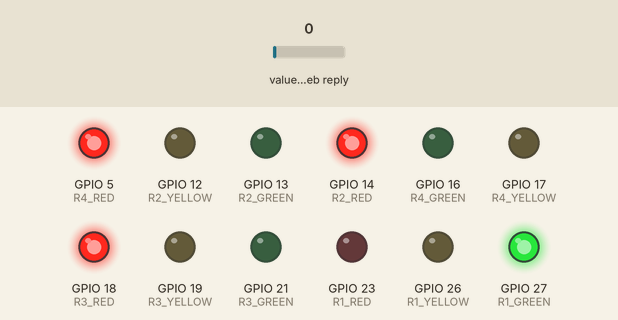
A sketch run on a simulated ESP32. Shown: output pins drawn as LEDs (lit = HIGH). Inputs (shaded band) come from the test bench; at power-on: value in the web reply 0. WiFi joins after 1.5 s; servers stay silent unless stated; web services answer with replies made up by the test bench; what the sketch prints to the serial monitor is not drawn.

Above: at 6.7 s.
At 19.7 s:
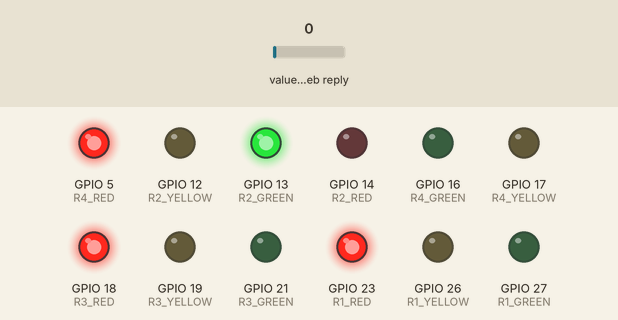
At 26.2 s:
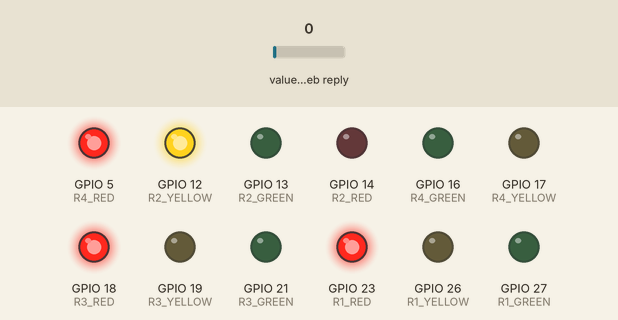
At 32.7 s:
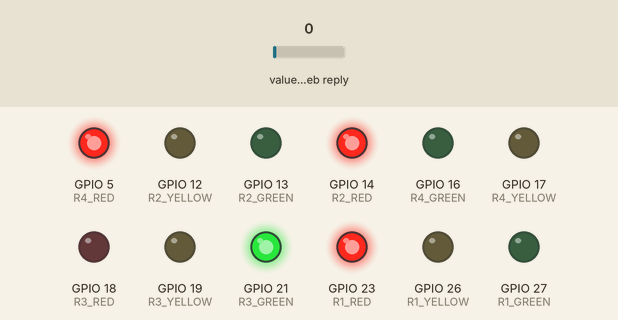
At 45.7 s:
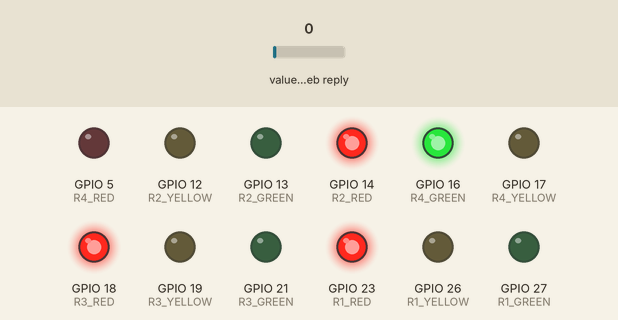
At 65.4 s:
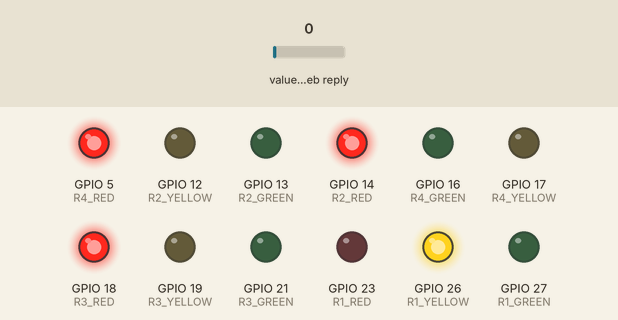
Timing chart, 0 to 69.4 s (numbered marks = the images above):
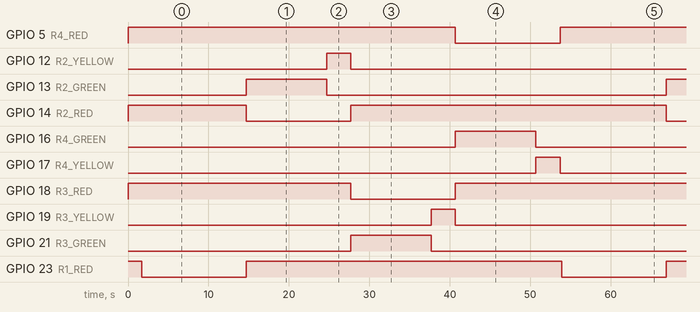

The sketch:

TRACKON_ESP32-code_.ino
```cpp
#include <WiFi.h>
#include <HTTPClient.h>

const char* ssid = "mazx";
const char* password = "mazx.1910";

String channelID = "3236956";
String readAPIKey = "NFJVRNYWOAV36256";

// ===== ROAD 1 =====
#define R1_RED     23
#define R1_YELLOW  26
#define R1_GREEN   27

// ===== ROAD 2 =====
#define R2_RED     14
#define R2_YELLOW  12
#define R2_GREEN   13

// ===== ROAD 3 =====
#define R3_RED     18
#define R3_YELLOW  19
#define R3_GREEN   21

// ===== ROAD 4 =====
#define R4_RED     5
#define R4_YELLOW  17
#define R4_GREEN   16

int vehicleCount = 0;
int greenTime = 10;

// ===== GREEN TIME LOGIC =====
int calculateGreenTime(int count) {
  if (count <= 5) return 10;
  else if (count <= 10) return 20;
  else if (count <= 20) return 30;
  else return 40;
}

// ===== ALL RED FUNCTION =====
void allRed() {
  digitalWrite(R1_RED, HIGH);
  digitalWrite(R2_RED, HIGH);
  digitalWrite(R3_RED, HIGH);
  digitalWrite(R4_RED, HIGH);

  digitalWrite(R1_YELLOW, LOW);
  digitalWrite(R2_YELLOW, LOW);
  digitalWrite(R3_YELLOW, LOW);
  digitalWrite(R4_YELLOW, LOW);

  digitalWrite(R1_GREEN, LOW);
  digitalWrite(R2_GREEN, LOW);
  digitalWrite(R3_GREEN, LOW);
  digitalWrite(R4_GREEN, LOW);
}

void setup() {
  Serial.begin(115200);

  pinMode(R1_RED, OUTPUT);
  pinMode(R1_YELLOW, OUTPUT);
  pinMode(R1_GREEN, OUTPUT);

  pinMode(R2_RED, OUTPUT);
  pinMode(R2_YELLOW, OUTPUT);
  pinMode(R2_GREEN, OUTPUT);

  pinMode(R3_RED, OUTPUT);
  pinMode(R3_YELLOW, OUTPUT);
  pinMode(R3_GREEN, OUTPUT);

  pinMode(R4_RED, OUTPUT);
  pinMode(R4_YELLOW, OUTPUT);
  pinMode(R4_GREEN, OUTPUT);

  allRed();

  WiFi.begin(ssid, password);
  Serial.print("Connecting WiFi");

  while (WiFi.status() != WL_CONNECTED) {
    delay(500);
    Serial.print(".");
  }
  Serial.println("\nWiFi Connected");
}

void loop() {

  // ===== READ VEHICLE COUNT =====
  if (WiFi.status() == WL_CONNECTED) {
    HTTPClient http;

    String url = "http://api.thingspeak.com/channels/" + channelID +
                 "/fields/1/last.txt?api_key=" + readAPIKey;

    http.begin(url);
    int httpCode = http.GET();

    if (httpCode > 0) {
      vehicleCount = http.getString().toInt();
      greenTime = calculateGreenTime(vehicleCount);

      Serial.print("Vehicle Count: ");
      Serial.println(vehicleCount);
      Serial.print("Green Time: ");
      Serial.println(greenTime);
    }
    http.end();
  }

  // ===== ROAD 1 =====
  allRed();
  digitalWrite(R1_RED, LOW);
  digitalWrite(R1_GREEN, HIGH);
  delay(greenTime * 1000);

  digitalWrite(R1_GREEN, LOW);
  digitalWrite(R1_YELLOW, HIGH);
  delay(3000);
  digitalWrite(R1_YELLOW, LOW);
  digitalWrite(R1_RED, HIGH);

  // ===== ROAD 2 =====
  allRed();
  digitalWrite(R2_RED, LOW);
  digitalWrite(R2_GREEN, HIGH);
  delay(greenTime * 1000);

  digitalWrite(R2_GREEN, LOW);
  digitalWrite(R2_YELLOW, HIGH);
  delay(3000);
  digitalWrite(R2_YELLOW, LOW);
  digitalWrite(R2_RED, HIGH);

  // ===== ROAD 3 =====
  allRed();
  digitalWrite(R3_RED, LOW);
  digitalWrite(R3_GREEN, HIGH);
  delay(greenTime * 1000);

  digitalWrite(R3_GREEN, LOW);
  digitalWrite(R3_YELLOW, HIGH);
  delay(3000);
  digitalWrite(R3_YELLOW, LOW);
  digitalWrite(R3_RED, HIGH);

  // ===== ROAD 4 =====
  allRed();
  digitalWrite(R4_RED, LOW);
  digitalWrite(R4_GREEN, HIGH);
  delay(greenTime * 1000);

  digitalWrite(R4_GREEN, LOW);
  digitalWrite(R4_YELLOW, HIGH);
  delay(3000);
  digitalWrite(R4_YELLOW, LOW);
  digitalWrite(R4_RED, HIGH);
}
```

Measured:
- by itself, GPIO 5 (R4_RED), GPIO 14 (R2_RED), GPIO 18 (R3_RED), GPIO 23 (R1_RED): alternates HIGH for 39.2 s and LOW for 13.0 s
- by itself, GPIO 12 (R2_YELLOW), GPIO 17 (R4_YELLOW), GPIO 19 (R3_YELLOW), GPIO 26 (R1_YELLOW): alternates HIGH for 3.0 s and LOW for 49.2 s
- by itself, GPIO 13 (R2_GREEN), GPIO 16 (R4_GREEN), GPIO 21 (R3_GREEN), GPIO 27 (R1_GREEN): alternates HIGH for 10.0 s and LOW for 42.2 s
